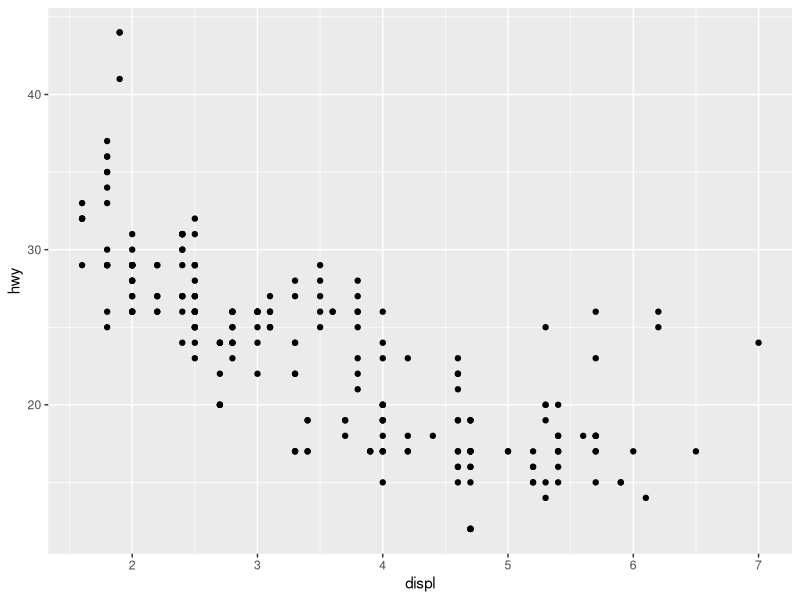
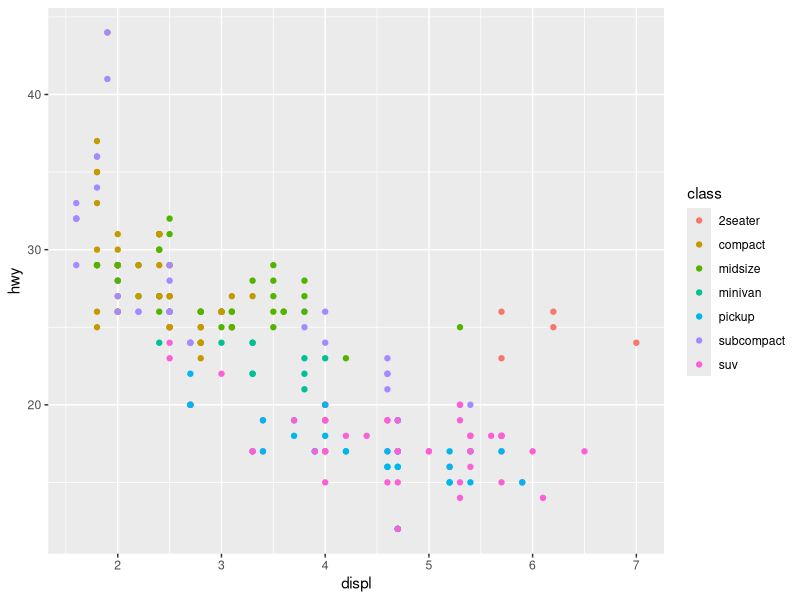
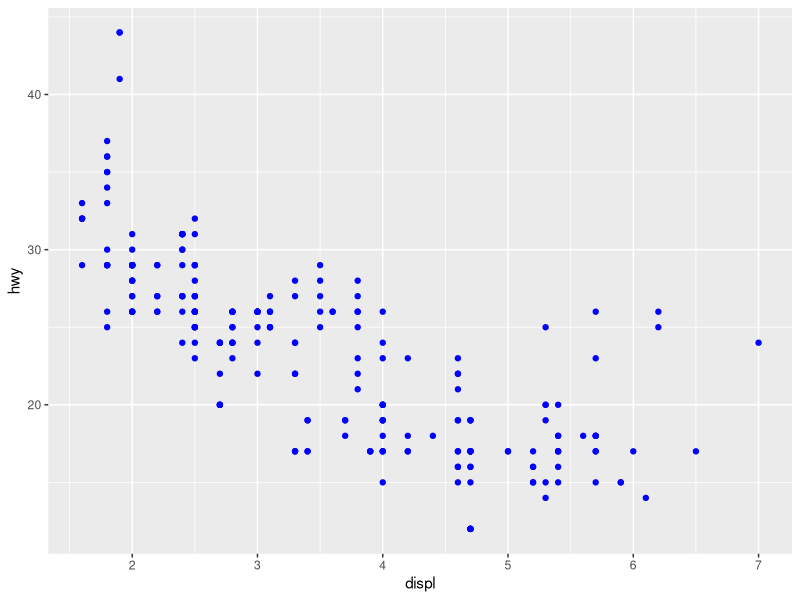
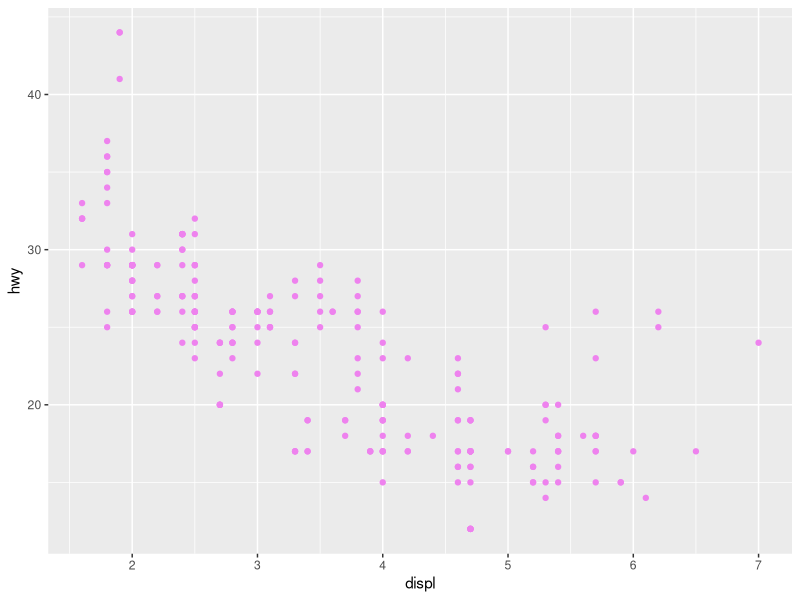
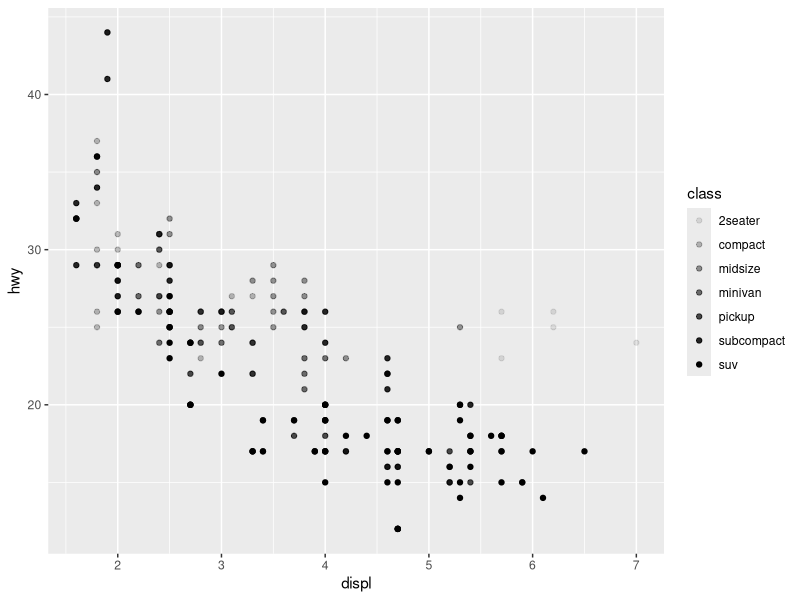
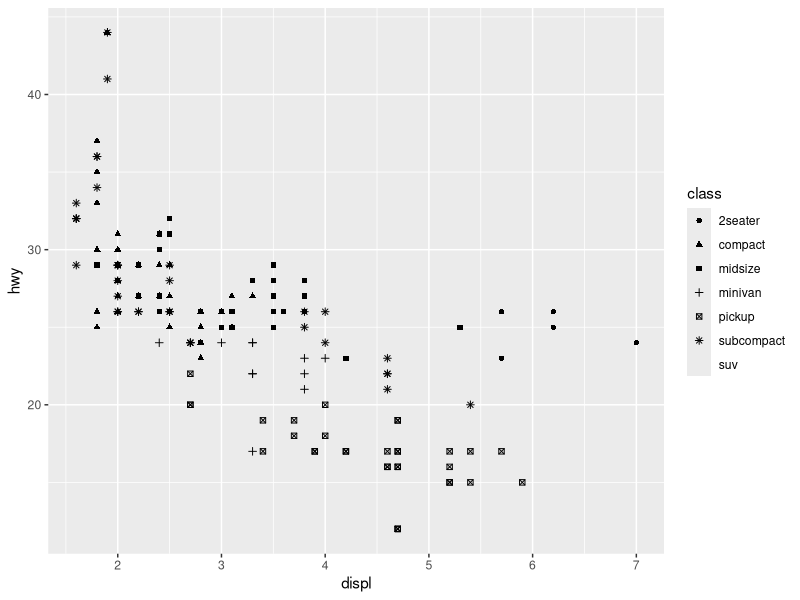
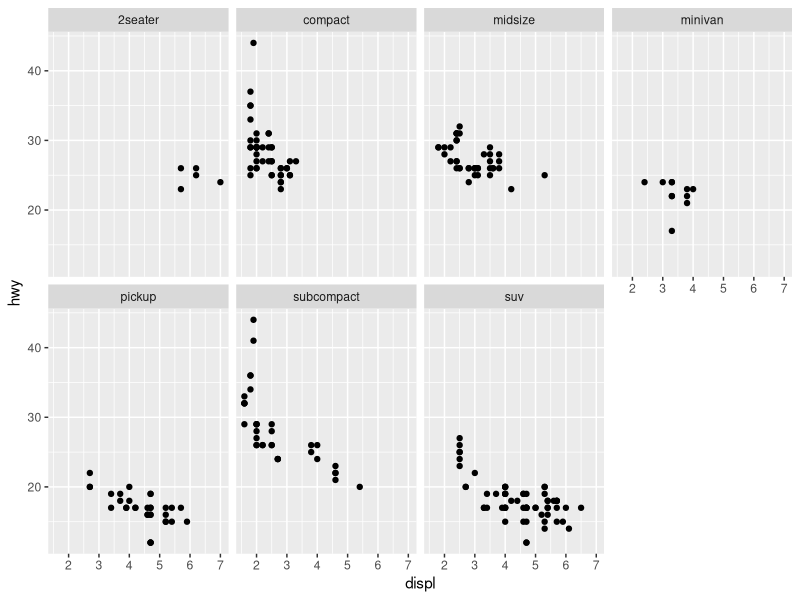
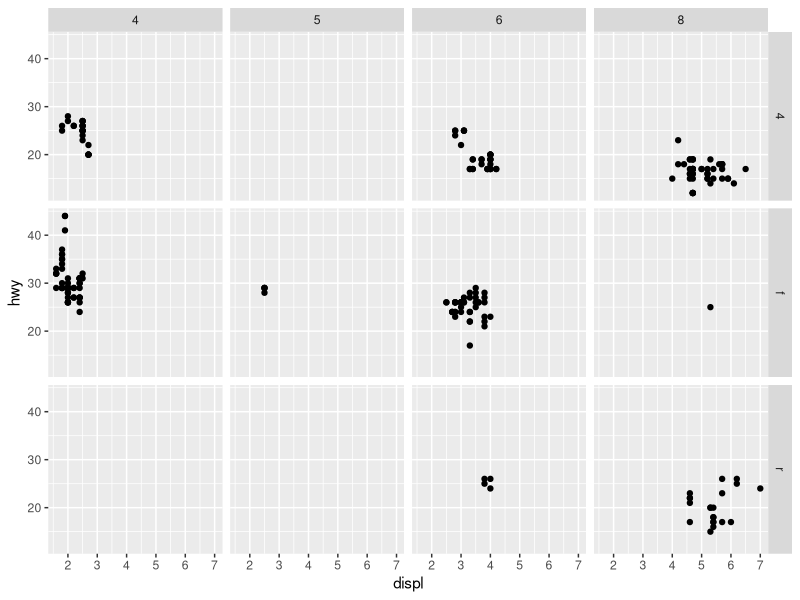

Generate these figures, in order, with R:
#Data Visualization with ggplot2


install.packages("tidyverse")
library(tidyverse)

#scatterplot code
mpg

ggplot(data = mpg) +
  geom_point(mapping = aes(x = displ, y = hwy))

ggplot(data = mpg) +
  geom_point(mapping = aes(x = displ, y = hwy, color = class))

ggplot(data = mpg) +
  geom_point(mapping = aes(x = displ, y = hwy), color = "blue")

ggplot(data = mpg) +
  geom_point(mapping = aes(x = displ, y = hwy), color = "violet")

ggplot(data = mpg) +
  geom_point(mapping = aes(x = displ, y = hwy, alpha = class))

ggplot(data = mpg) +
  geom_point(mapping = aes(x = displ, y = hwy, shape = class))

ggplot(data = mpg) + 
  geom_point(mapping = aes(x = displ, y = hwy)) +
  facet_wrap(~ class, nrow = 2)

ggplot(data = mpg) + 
  geom_point(mapping = aes(x = displ, y = hwy)) +
  facet_grid(drv ~ cyl)


#Do not assign an unordered variable such as class to an ordered aesthetic
ggplot(data = mpg) +
  geom_point(mapping = aes(x = displ, y = hwy, size = class))

ggplot(data = mpg) +
  geom_point(mapping = aes(x = hwy, y = cyl))

###not useful
ggplot(data = mpg) +
  geom_point(mapping = aes(x = class, y = drv))

ggplot(data = mpg) + 
  geom_point(mapping = aes(x = displ, y = hwy))

